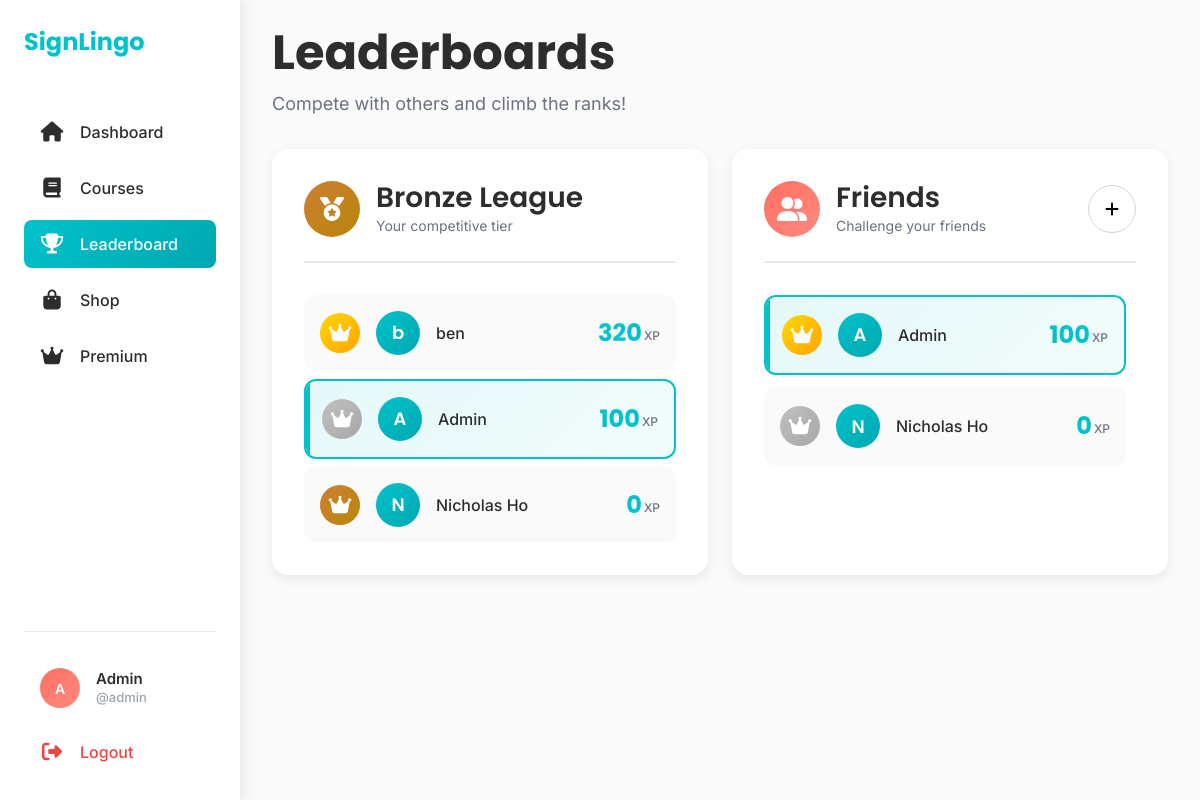
The page /leaderboard (signed in) on the database as committed earlier.
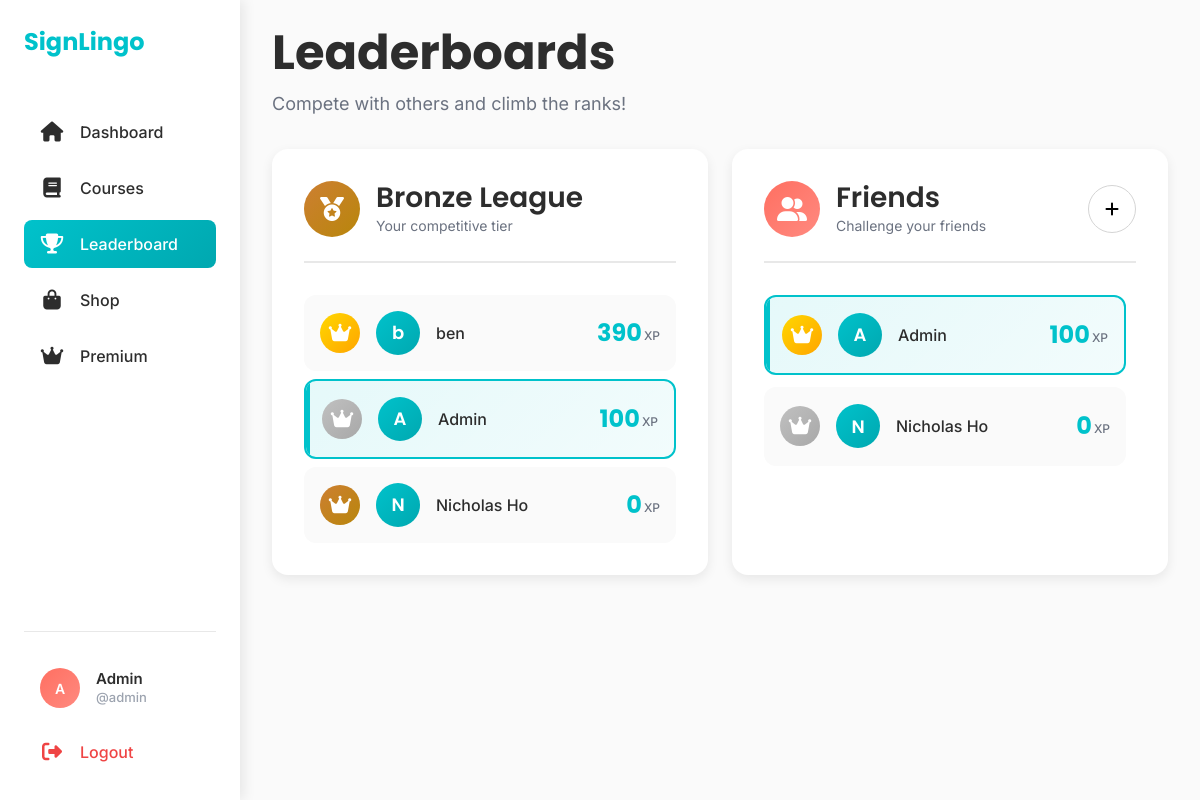
The same page on the database as committed later.
### models.py (models this page shows, shortened)
class User(db.Model):
    id = db.Column(db.Integer, primary_key=True)
    name = db.Column(db.String(80), nullable=False)
    age = db.Column(db.Integer)
    email = db.Column(db.String(120), unique=True, nullable=False)
    password = db.Column(db.String(80), nullable=False)
    points = db.Column(db.Integer, default=0)
    lesson_statuses = db.relationship('UserLessonStatus', backref='user', lazy=True)
    is_verified = db.Column(db.Boolean, default=False)
    lives = db.Column(db.Integer, default=5)
    username = db.Column(db.String(80), unique = True)
    streak = db.Column(db.Integer, default=0)
    last_login_date = db.Column(db.Date, default=date.today)
    friends = db.relationship('User',
                               secondary=friendship,
                               primaryjoin=(friendship.c.user_id == id),
                               secondaryjoin=(friendship.c.friend_id == id),
                               backref=db.backref('friend_of', lazy='dynamic'),
                               lazy='dynamic')
    @property
    def league(self):
        if self.points < 1000:
            return "Bronze"
        elif self.points < 3000:
            return "Silver"
        elif self.points < 6000:
            return "Gold"
        elif self.points < 10000:
            return "Platinum"
        else:
            return "Diamond"

### routes.py (the view)
@auth_bp.route('/leaderboard')
def leaderboard():
    user_id = session.get('user_id')
    if not user_id:
        flash('Please log in to view the leaderboard.', 'warning')
        return redirect(url_for('auth.login'))
    current_user = User.query.get(user_id)
    if not current_user:
        flash('User not found.', 'danger')
        return redirect(url_for('auth.login'))
    friends = current_user.friends.all()
    friends_leaderboard = sorted(friends + [current_user], key=lambda x: x.points, reverse=True)
    all_users = User.query.order_by(User.points.desc()).all()
    league_users = [user for user in all_users if user.league == current_user.league]
    user = User.query.get(user_id)
    full_name = user.name
    first_name, initials = get_initials(full_name)
    return render_template('leaderboard.html',
                           current_user=current_user,
                           full_name=full_name,
                           friends_leaderboard=friends_leaderboard,
                           initials=initials,
                           league_users=league_users,
                           league_name=current_user.league,
                           user = user)

### tertiary.py (called while the page is built)
def get_initials(full_name):
    name_parts = full_name.split()
    first_name = name_parts[0]
    last_initial = name_parts[1][0] if len(name_parts) > 1 else ''
    initials = (first_name[0] + last_initial).upper()
    return first_name, initials

### templates/leaderboard.html (shortened to what this page needs)
<!DOCTYPE html>
<html lang="en">
<head>
    <link href="https://cdn.jsdelivr.net/npm/bootstrap@5.3.0/dist/css/bootstrap.min.css" rel="stylesheet">
    <link rel="stylesheet" href="https://cdnjs.cloudflare.com/ajax/libs/font-awesome/6.4.0/css/all.min.css">
    <link rel="stylesheet" href="static/css/global_style.css">
    <link rel="stylesheet" href="static/css/leaderboard_style.css">
</head>
<body>
    <nav class="sidebar" id="sidebar">
        <div class="sidebar-header">
            <a class="sidebar-brand" href="/dashboard">SignLingo</a>
        </div>
        <div class="sidebar-menu">
            <a class="sidebar-link" href="/dashboard">
                <i class="fas fa-house"></i>
                <span>Dashboard</span>
            </a>
            <a class="sidebar-link" href="/course">
                <i class="fas fa-book"></i>
                <span>Courses</span>
            </a>
            <a class="sidebar-link active" href="/leaderboard">
                <i class="fas fa-trophy"></i>
                <span>Leaderboard</span>
            </a>
            <a class="sidebar-link" href="/shop">
                <i class="fas fa-shopping-bag"></i>
                <span>Shop</span>
            </a>
            <a class="sidebar-link" href="/premium">
                <i class="fas fa-crown"></i>
                <span>Premium</span>
            </a>
        </div>
        <div class="sidebar-footer">
            <a class="profile-link" href="/edit-account" id="profileLink">
                <div class="profile-circle-sidebar">{{ initials }}</div>
                <div class="profile-info">
                    <span id="profileName">{{ full_name }}</span>
                    <span class="profile-id">{{user.username}}</span>
                </div>
            </a>
            <a class="logout-link" href="/logout">
                <i class="fas fa-sign-out-alt"></i>
                <span>Logout</span>
            </a>
        </div>
    </nav>
    <div class="main-content">
        <div class="content-wrapper">
            <div class="page-header">
                <div class="header-content">
                    <h1 class="page-title">Leaderboards</h1>
                </div>
                <p class="page-subtitle">Compete with others and climb the ranks!</p>
            </div>
            <div class="row g-4">
                <div class="col-lg-6">
                    <div class="leaderboard-card">
                        <div class="leaderboard-header">
                            <div class="header-icon-wrapper league league-{{ league_name|lower }}">
                                <i class="fas fa-medal"></i>
                            </div>
                            <div>
                                <h2 class="leaderboard-title">{{ league_name }} League</h2>
                                <p class="leaderboard-subtitle">Your competitive tier</p>
                            </div>
                        </div>
                        <div class="players-list">
                            {% for user in league_users %}
                            <div class="player-card {% if user.id == current_user.id %}current-user{% endif %}">
                                <div class="player-info">
                                    <div class="player-rank rank-{{ loop.index }}">
                                        {% if loop.index <= 3 %}
                                            <i class="fas fa-crown"></i>
                                        {% else %}
                                            {{ loop.index }}
                                        {% endif %}
                                    </div>
                                    <div class="player-avatar">
                                        {{ user.name[0] }}
                                    </div>
                                    <span class="player-name">{{ user.name }}</span>
                                </div>
                                <div class="player-points">
                                    <span class="points-value">{{ user.points }}</span>
                                    <span class="points-label">XP</span>
                                </div>
                            </div>
                            {% endfor %}
                        </div>
                    </div>
                </div>
                <div class="col-lg-6">
                    <div class="leaderboard-card">
                        <div class="leaderboard-header">
                            <div class="header-icon-wrapper friends">
                                <i class="fas fa-user-friends"></i>
                            </div>
                            <div>
                                <h2 class="leaderboard-title">Friends</h2>
                                <p class="leaderboard-subtitle">Challenge your friends</p>
                            </div>
                            <button class="btn btn-primary-custom ms-auto" data-bs-toggle="modal" data-bs-target="#addFriendModal">
                                <i class="fas fa-plus"></i>
                            </button>
                        </div>
                        <div class="players-list" id="friendsLeaderboardList">
                            {% for user in friends_leaderboard %}
                            <div class="player-card {% if user.id == current_user.id %}current-user{% endif %}">
                                <div class="player-info">
                                    <div class="player-rank rank-{{ loop.index }}">
                                        {% if loop.index <= 3 %}
                                            <i class="fas fa-crown"></i>
                                        {% else %}
                                            {{ loop.index }}
                                        {% endif %}
                                    </div>
                                    <div class="player-avatar">
                                        {{ user.name[0] }}
                                    </div>
                                    <span class="player-name">{{ user.name }}</span>
                                </div>
                                <div class="player-points">
                                    <span class="points-value">{{ user.points }}</span>
                                    <span class="points-label">XP</span>
                                </div>
                            </div>
                            {% endfor %}
                        </div>
                    </div>
                </div>
            </div>
        </div>
    </div>
</body>
</html>

### static/css/global_style.css (style rules this page uses)
:root { --primary: #00C2CB; --secondary: #FF6F61; --accent: #A6E22E; --neutral-dark: #2D2D2D; --neutral-light: #FAFAFA; --white: #FFFFFF; --border: #E8E8E8; --card-shadow: rgba(0, 0, 0, 0.08); --hover-shadow: rgba(0, 0, 0, 0.12); --gold: #FFD700; --bronze: #CD7F32; --space-xs: 4px; --space-s: 8px; --space-m: 16px; --space-l: 24px; --space-xl: 32px; --space-xxl: 48px; --sidebar-width: 240px; }
body { font-family: 'Inter', -apple-system, BlinkMacSystemFont, 'Segoe UI', Roboto, sans-serif; background-color: var(--neutral-light); color: var(--neutral-dark); margin: 0; padding: 0; font-size: 16px; line-height: 1.5; }
h1, h2, h3, h4, h5, h6 { font-family: 'Poppins', sans-serif; margin: 0; }
.main-content { margin-left: var(--sidebar-width); min-height: 100vh; transition: margin-left 0.3s ease; }
.sidebar { position: fixed; left: 0; top: 0; width: var(--sidebar-width); height: 100vh; background-color: var(--white); box-shadow: 4px 0 12px var(--card-shadow); display: flex; flex-direction: column; z-index: 1000; padding: var(--space-l); transition: all 0.3s ease; }
.sidebar-header { margin-bottom: var(--space-xxl); }
.sidebar-brand { font-family: 'Poppins', sans-serif; font-size: 24px; font-weight: 700; color: var(--primary); text-decoration: none; display: block; white-space: nowrap; }
.sidebar-menu { flex: 1; }
.sidebar-link { display: flex; align-items: center; gap: var(--space-m); padding: 12px var(--space-m); margin-bottom: var(--space-s); border-radius: 8px; color: var(--neutral-dark); text-decoration: none; font-weight: 500; transition: all 0.3s ease; white-space: nowrap; cursor: pointer; }
.sidebar-link i { font-size: 20px; width: 24px; text-align: center; flex-shrink: 0; }
.sidebar-link.active { background: linear-gradient(135deg, var(--primary), #00A8B0); color: var(--white); }
.sidebar-footer { padding-top: var(--space-l); border-top: 1px solid var(--border); position: relative; }
.profile-link { display: flex; align-items: center; gap: var(--space-m); padding: 12px var(--space-m); margin-bottom: var(--space-s); border-radius: 8px; color: var(--neutral-dark); text-decoration: none; font-weight: 500; transition: all 0.3s ease; cursor: pointer; }
.profile-circle-sidebar { width: 40px; height: 40px; background: linear-gradient(135deg, var(--secondary), #FF8A80); border-radius: 50%; display: flex; align-items: center; justify-content: center; color: var(--white); font-weight: 600; font-size: 14px; flex-shrink: 0; }
.profile-info { display: flex; flex-direction: column; line-height: 1.2; }
#profileName { font-weight: 600; font-size: 15px; color: var(--neutral-dark); }
.profile-id { font-size: 13px; margin-top: 2px; color: #9CA3AF; }
.logout-link { display: flex; align-items: center; gap: var(--space-m); padding: 12px var(--space-m); border-radius: 8px; color: #EF4444; text-decoration: none; font-weight: 500; transition: all 0.3s ease; cursor: pointer; }
.logout-link i { font-size: 20px; width: 24px; text-align: center; flex-shrink: 0; }
.content-wrapper { padding: var(--space-l) var(--space-xl) var(--space-xxl); }

Rows that differ between the two databases and show on the page:
changed User "ben": points "320" → "390"
